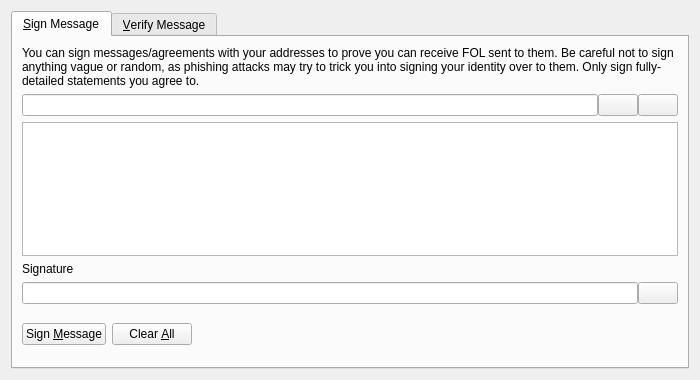
<?xml version="1.0" encoding="UTF-8"?>
<ui version="4.0">
 <class>SignVerifyMessageDialog</class>
 <widget class="QDialog" name="SignVerifyMessageDialog">
  <property name="geometry">
   <rect>
    <x>0</x>
    <y>0</y>
    <width>700</width>
    <height>380</height>
   </rect>
  </property>
  <property name="windowTitle">
   <string>Signatures - Sign / Verify a Message</string>
  </property>
  <property name="modal">
   <bool>true</bool>
  </property>
  <layout class="QVBoxLayout" name="verticalLayout">
   <item>
    <widget class="QTabWidget" name="tabWidget">
     <property name="currentIndex">
      <number>0</number>
     </property>
     <widget class="QWidget" name="tabSignMessage">
      <attribute name="title">
       <string>&amp;Sign Message</string>
      </attribute>
      <layout class="QVBoxLayout" name="verticalLayout_SM">
       <item>
        <widget class="QLabel" name="infoLabel_SM">
         <property name="text">
          <string>You can sign messages/agreements with your addresses to prove you can receive FOL sent to them. Be careful not to sign anything vague or random, as phishing attacks may try to trick you into signing your identity over to them. Only sign fully-detailed statements you agree to.</string>
         </property>
         <property name="textFormat">
          <enum>Qt::PlainText</enum>
         </property>
         <property name="wordWrap">
          <bool>true</bool>
         </property>
        </widget>
       </item>
       <item>
        <layout class="QHBoxLayout" name="horizontalLayout_1_SM">
         <property name="spacing">
          <number>0</number>
         </property>
         <item>
          <widget class="QValidatedLineEdit" name="addressIn_SM">
           <property name="toolTip">
            <string>The FOL address to sign the message with</string>
           </property>
          </widget>
         </item>
         <item>
          <widget class="QPushButton" name="addressBookButton_SM">
           <property name="toolTip">
            <string>Choose previously used address</string>
           </property>
           <property name="text">
            <string/>
           </property>
           <property name="shortcut">
            <string>Alt+A</string>
           </property>
           <property name="autoDefault">
            <bool>false</bool>
           </property>
          </widget>
         </item>
         <item>
          <widget class="QPushButton" name="pasteButton_SM">
           <property name="toolTip">
            <string>Paste address from clipboard</string>
           </property>
           <property name="text">
            <string/>
           </property>
           <property name="shortcut">
            <string>Alt+P</string>
           </property>
           <property name="autoDefault">
            <bool>false</bool>
           </property>
          </widget>
         </item>
        </layout>
       </item>
       <item>
        <widget class="QPlainTextEdit" name="messageIn_SM">
         <property name="toolTip">
          <string>Enter the message you want to sign here</string>
         </property>
        </widget>
       </item>
       <item>
        <widget class="QLabel" name="signatureLabel_SM">
         <property name="text">
          <string>Signature</string>
         </property>
         <property name="textFormat">
          <enum>Qt::PlainText</enum>
         </property>
        </widget>
       </item>
       <item>
        <layout class="QHBoxLayout" name="horizontalLayout_2_SM">
         <property name="spacing">
          <number>0</number>
         </property>
         <item>
          <widget class="QLineEdit" name="signatureOut_SM">
           <property name="font">
            <font>
             <italic>true</italic>
            </font>
           </property>
           <property name="readOnly">
            <bool>true</bool>
           </property>
          </widget>
         </item>
         <item>
          <widget class="QPushButton" name="copySignatureButton_SM">
           <property name="toolTip">
            <string>Copy the current signature to the system clipboard</string>
           </property>
           <property name="text">
            <string/>
           </property>
           <property name="autoDefault">
            <bool>false</bool>
           </property>
          </widget>
         </item>
        </layout>
       </item>
       <item>
        <layout class="QHBoxLayout" name="horizontalLayout_3_SM">
         <item>
          <widget class="QPushButton" name="signMessageButton_SM">
           <property name="toolTip">
            <string>Sign the message to prove you own this FOL address</string>
           </property>
           <property name="text">
            <string>Sign &amp;Message</string>
           </property>
           <property name="autoDefault">
            <bool>false</bool>
           </property>
          </widget>
         </item>
         <item>
          <widget class="QPushButton" name="clearButton_SM">
           <property name="toolTip">
            <string>Reset all sign message fields</string>
           </property>
           <property name="text">
            <string>Clear &amp;All</string>
           </property>
           <property name="autoDefault">
            <bool>false</bool>
           </property>
          </widget>
         </item>
         <item>
          <spacer name="horizontalSpacer_1_SM">
           <property name="orientation">
            <enum>Qt::Horizontal</enum>
           </property>
           <property name="sizeHint" stdset="0">
            <size>
             <width>40</width>
             <height>48</height>
            </size>
           </property>
          </spacer>
         </item>
         <item>
          <widget class="QLabel" name="statusLabel_SM">
           <property name="font">
            <font>
             <weight>75</weight>
             <bold>true</bold>
            </font>
           </property>
           <property name="text">
            <string/>
           </property>
           <property name="wordWrap">
            <bool>true</bool>
           </property>
          </widget>
         </item>
         <item>
          <spacer name="horizontalSpacer_2_SM">
           <property name="orientation">
            <enum>Qt::Horizontal</enum>
           </property>
           <property name="sizeHint" stdset="0">
            <size>
             <width>40</width>
             <height>48</height>
            </size>
           </property>
          </spacer>
         </item>
        </layout>
       </item>
      </layout>
     </widget>
     <widget class="QWidget" name="tabVerifyMessage">
      <attribute name="title">
       <string>&amp;Verify Message</string>
      </attribute>
      <layout class="QVBoxLayout" name="verticalLayout_VM">
       <item>
        <widget class="QLabel" name="infoLabel_VM">
         <property name="text">
          <string>Enter the receiver's address, message (ensure you copy line breaks, spaces, tabs, etc. exactly) and signature below to verify the message. Be careful not to read more into the signature than what is in the signed message itself, to avoid being tricked by a man-in-the-middle attack. Note that this only proves the signing party receives with the address, it cannot prove sendership of any transaction!</string>
         </property>
         <property name="textFormat">
          <enum>Qt::PlainText</enum>
         </property>
         <property name="alignment">
          <set>Qt::AlignLeading|Qt::AlignLeft|Qt::AlignTop</set>
         </property>
         <property name="wordWrap">
          <bool>true</bool>
         </property>
        </widget>
       </item>
       <item>
        <layout class="QHBoxLayout" name="horizontalLayout_1_VM">
         <property name="spacing">
          <number>0</number>
         </property>
         <item>
          <widget class="QValidatedLineEdit" name="addressIn_VM">
           <property name="toolTip">
            <string>The FOL address the message was signed with</string>
           </property>
          </widget>
         </item>
         <item>
          <widget class="QPushButton" name="addressBookButton_VM">
           <property name="toolTip">
            <string>Choose previously used address</string>
           </property>
           <property name="text">
            <string/>
           </property>
           <property name="shortcut">
            <string>Alt+A</string>
           </property>
           <property name="autoDefault">
            <bool>false</bool>
           </property>
          </widget>
         </item>
        </layout>
       </item>
       <item>
        <widget class="QPlainTextEdit" name="messageIn_VM"/>
       </item>
       <item>
        <widget class="QValidatedLineEdit" name="signatureIn_VM"/>
       </item>
       <item>
        <layout class="QHBoxLayout" name="horizontalLayout_2_VM">
         <item>
          <widget class="QPushButton" name="verifyMessageButton_VM">
           <property name="toolTip">
            <string>Verify the message to ensure it was signed with the specified FOL address</string>
           </property>
           <property name="text">
            <string>Verify &amp;Message</string>
           </property>
           <property name="autoDefault">
            <bool>false</bool>
           </property>
          </widget>
         </item>
         <item>
          <widget class="QPushButton" name="clearButton_VM">
           <property name="toolTip">
            <string>Reset all verify message fields</string>
           </property>
           <property name="text">
            <string>Clear &amp;All</string>
           </property>
           <property name="autoDefault">
            <bool>false</bool>
           </property>
          </widget>
         </item>
         <item>
          <spacer name="horizontalSpacer_1_VM">
           <property name="orientation">
            <enum>Qt::Horizontal</enum>
           </property>
           <property name="sizeHint" stdset="0">
            <size>
             <width>40</width>
             <height>48</height>
            </size>
           </property>
          </spacer>
         </item>
         <item>
          <widget class="QLabel" name="statusLabel_VM">
           <property name="font">
            <font>
             <weight>75</weight>
             <bold>true</bold>
            </font>
           </property>
           <property name="text">
            <string/>
           </property>
           <property name="wordWrap">
            <bool>true</bool>
           </property>
          </widget>
         </item>
         <item>
          <spacer name="horizontalSpacer_2_VM">
           <property name="orientation">
            <enum>Qt::Horizontal</enum>
           </property>
           <property name="sizeHint" stdset="0">
            <size>
             <width>40</width>
             <height>48</height>
            </size>
           </property>
          </spacer>
         </item>
        </layout>
       </item>
      </layout>
     </widget>
    </widget>
   </item>
  </layout>
 </widget>
 <customwidgets>
  <customwidget>
   <class>QValidatedLineEdit</class>
   <extends>QLineEdit</extends>
   <header>qvalidatedlineedit.h</header>
  </customwidget>
 </customwidgets>
 <resources>
  <include location="../fol.qrc"/>
 </resources>
 <connections/>
</ui>
